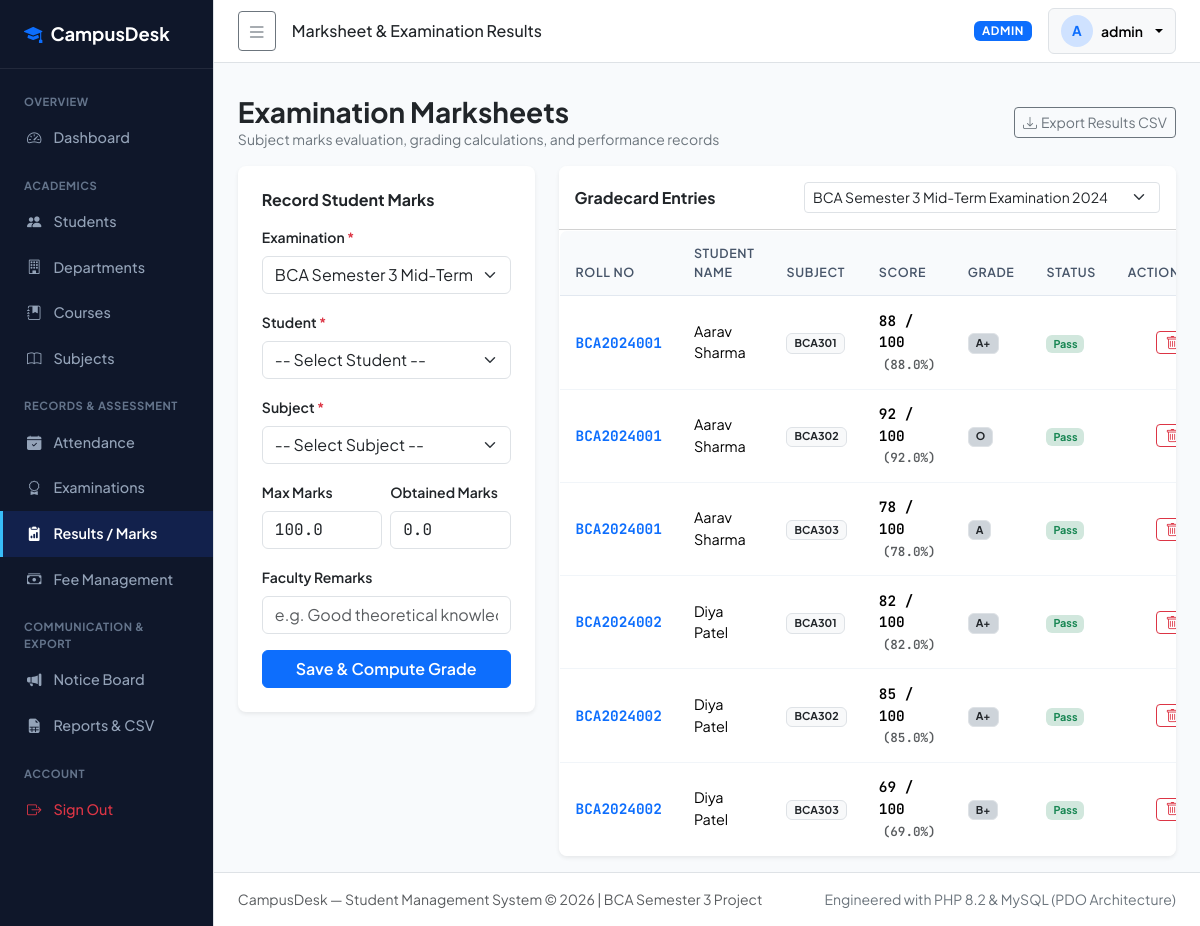
The app's page /admin/results.php?exam_id=1 (signed in) with its own data.
### tables this page shows
CREATE TABLE `results` (
  `result_id` INT AUTO_INCREMENT PRIMARY KEY,
  `exam_id` INT NOT NULL,
  `student_id` INT NOT NULL,
  `subject_id` INT NOT NULL,
  `max_marks` DECIMAL(5,2) NOT NULL DEFAULT 100.00,
  `obtained_marks` DECIMAL(5,2) NOT NULL,
  `grade` VARCHAR(5) NOT NULL,
  `status` ENUM('Pass', 'Fail') NOT NULL,
  `remarks` VARCHAR(255) NULL,
  `created_at` TIMESTAMP DEFAULT CURRENT_TIMESTAMP,
  CONSTRAINT `fk_results_exam` FOREIGN KEY (`exam_id`) REFERENCES `examinations` (`exam_id`) ON DELETE CASCADE ON UPDATE CASCADE,
  CONSTRAINT `fk_results_student` FOREIGN KEY (`student_id`) REFERENCES `students` (`student_id`) ON DELETE CASCADE ON UPDATE CASCADE,
  CONSTRAINT `fk_results_subject` FOREIGN KEY (`subject_id`) REFERENCES `subjects` (`subject_id`) ON DELETE CASCADE ON UPDATE CASCADE,
  CONSTRAINT `uq_result_entry` UNIQUE (`exam_id`, `student_id`, `subject_id`),
  INDEX `idx_results_student` (`student_id`),
  INDEX `idx_results_exam` (`exam_id`)
);

CREATE TABLE `students` (
  `student_id` INT AUTO_INCREMENT PRIMARY KEY,
  `student_code` VARCHAR(30) NOT NULL UNIQUE COMMENT 'Academic Roll Number / Enrollment No',
  `user_id` INT NULL UNIQUE COMMENT 'Linked user login account',
  `course_id` INT NOT NULL,
  `full_name` VARCHAR(100) NOT NULL,
  `email` VARCHAR(100) NOT NULL UNIQUE,
  `phone` VARCHAR(20) NOT NULL,
  `dob` DATE NOT NULL,
  `gender` ENUM('Male', 'Female', 'Other') NOT NULL,
  `address` TEXT NOT NULL,
  `admission_date` DATE NOT NULL,
  `enrollment_status` ENUM('Active', 'Graduated', 'Suspended', 'Withdrawn') NOT NULL DEFAULT 'Active',
  `created_at` TIMESTAMP DEFAULT CURRENT_TIMESTAMP,
  `updated_at` TIMESTAMP DEFAULT CURRENT_TIMESTAMP ON UPDATE CURRENT_TIMESTAMP,
  CONSTRAINT `fk_students_user` FOREIGN KEY (`user_id`) REFERENCES `users` (`user_id`) ON DELETE SET NULL ON UPDATE CASCADE,
  CONSTRAINT `fk_students_course` FOREIGN KEY (`course_id`) REFERENCES `courses` (`course_id`) ON DELETE RESTRICT ON UPDATE CASCADE,
  INDEX `idx_students_code` (`student_code`),
  INDEX `idx_students_course` (`course_id`),
  INDEX `idx_students_status` (`enrollment_status`)
);

CREATE TABLE `subjects` (
  `subject_id` INT AUTO_INCREMENT PRIMARY KEY,
  `course_id` INT NOT NULL,
  `subject_name` VARCHAR(100) NOT NULL,
  `subject_code` VARCHAR(20) NOT NULL UNIQUE,
  `semester` INT NOT NULL,
  `credits` INT NOT NULL DEFAULT 4,
  CONSTRAINT `fk_subjects_course` FOREIGN KEY (`course_id`) REFERENCES `courses` (`course_id`) ON DELETE CASCADE ON UPDATE CASCADE,
  INDEX `idx_subjects_course_sem` (`course_id`, `semester`)
);

### includes/functions.php (called while the page is built, shortened)
<?php
function e(?string $string): string {
    return htmlspecialchars((string)$string, ENT_QUOTES, 'UTF-8');
}

### admin/results.php (the view, shortened to what this page needs)
<?php
require_once __DIR__ . '/../config/database.php';
require_once __DIR__ . '/../includes/functions.php';
$exams = $pdo->query("SELECT exam_id, exam_name, semester FROM examinations ORDER BY exam_date DESC")->fetchAll();
$selected_exam = (int)($_GET['exam_id'] ?? ($exams[0]['exam_id'] ?? 0));
$where_exam = $selected_exam > 0 ? "WHERE r.exam_id = :exam_id" : "";
$results_stmt = $pdo->prepare("
    SELECT r.*, s.student_code, s.full_name as student_name,
           sub.subject_name, sub.subject_code,
           ex.exam_name
    FROM results r
    JOIN students s ON r.student_id = s.student_id
    JOIN subjects sub ON r.subject_id = sub.subject_id
    JOIN examinations ex ON r.exam_id = ex.exam_id
    {$where_exam}
    ORDER BY s.student_code ASC, sub.subject_code ASC
");
if ($selected_exam > 0) {
    $results_stmt->execute([':exam_id' => $selected_exam]);
} else {
    $results_stmt->execute();
}
$results = $results_stmt->fetchAll();
require_once __DIR__ . '/../includes/header.php';
require_once __DIR__ . '/../includes/sidebar.php';
require_once __DIR__ . '/../includes/navbar.php';
?>
<div class="container-fluid px-4 py-3">
  <div class="d-flex justify-content-between align-items-center mb-3 flex-wrap gap-2">
    <div>
      <h3 class="fw-bold text-dark mb-0">Examination Marksheets</h3>
      <div class="text-secondary small">Subject marks evaluation, grading calculations, and performance records</div>
    </div>
    <a href="reports.php?type=results&exam_id=<?= $selected_exam ?>" class="btn btn-outline-secondary btn-sm">
      <i class="bi bi-download me-1"></i>Export Results CSV
    </a>
  </div>
  <div class="row g-4">
    <div class="col-lg-4">
      <div class="card border-0 shadow-sm rounded-3 p-4 bg-white">
        <h6 class="fw-bold text-dark mb-3">Record Student Marks</h6>
        <form method="POST" action="results.php">
          <div class="mb-3">
            <label class="form-label small fw-semibold">Examination <span class="text-danger">*</span></label>
            <select class="form-select" name="exam_id" required>
              <?php foreach ($exams as $ex): ?>
                <option value="<?= (int)$ex['exam_id'] ?>" <?= $selected_exam === (int)$ex['exam_id'] ? 'selected' : '' ?>>
                  <?= e($ex['exam_name']) ?> (Sem <?= (int)$ex['semester'] ?>)
                </option>
              <?php endforeach; ?>
            </select>
          </div>
          <div class="mb-3">
            <label class="form-label small fw-semibold">Student <span class="text-danger">*</span></label>
            <select class="form-select" name="student_id" required>
              <option value="">-- Select Student --</option>
            </select>
          </div>
          <div class="mb-3">
            <label class="form-label small fw-semibold">Subject <span class="text-danger">*</span></label>
            <select class="form-select" name="subject_id" required>
              <option value="">-- Select Subject --</option>
            </select>
          </div>
          <div class="row g-2 mb-3">
            <div class="col-6">
              <label class="form-label small fw-semibold">Max Marks</label>
              <input type="number" step="0.5" min="1" max="500" class="form-control tabular-nums" name="max_marks" value="100.0" required>
            </div>
            <div class="col-6">
              <label class="form-label small fw-semibold">Obtained Marks</label>
              <input type="number" step="0.5" min="0" max="500" class="form-control tabular-nums" name="obtained_marks" value="0.0" required>
            </div>
          </div>
          <div class="mb-3">
            <label class="form-label small fw-semibold">Faculty Remarks</label>
            <input type="text" class="form-control" name="remarks" placeholder="e.g. Good theoretical knowledge">
          </div>
          <button type="submit" class="btn btn-primary w-100 fw-semibold">Save &amp; Compute Grade</button>
        </form>
      </div>
    </div>
    <div class="col-lg-8">
      <div class="card border-0 shadow-sm rounded-3 bg-white overflow-hidden">
        <div class="card-header bg-white py-3 d-flex justify-content-between align-items-center">
          <h6 class="fw-bold text-dark mb-0">Gradecard Entries</h6>
          <form method="GET" action="results.php" class="d-inline-flex gap-2">
            <select name="exam_id" class="form-select form-select-sm" onchange="this.form.submit()">
              <?php foreach ($exams as $ex): ?>
                <option value="<?= (int)$ex['exam_id'] ?>" <?= $selected_exam === (int)$ex['exam_id'] ? 'selected' : '' ?>>
                  <?= e($ex['exam_name']) ?>
                </option>
              <?php endforeach; ?>
            </select>
          </form>
        </div>
        <div class="table-responsive">
          <table class="table table-hover table-cd mb-0 align-middle">
            <thead>
              <tr>
                <th>Roll No</th>
                <th>Student Name</th>
                <th>Subject</th>
                <th>Score</th>
                <th>Grade</th>
                <th>Status</th>
                <th class="text-end">Actions</th>
              </tr>
            </thead>
            <tbody>
              <?php if (empty($results)): ?>
                <tr><td colspan="7" class="text-center py-4 text-muted">No marks recorded for this examination yet.</td></tr>
              <?php else: ?>
                <?php foreach ($results as $res): ?>
                  <?php
                    $pct = ($res['max_marks'] > 0) ? ($res['obtained_marks'] / $res['max_marks']) * 100 : 0;
                  ?>
                  <tr>
                    <td class="tabular-nums fw-bold text-primary"><?= e($res['student_code']) ?></td>
                    <td><?= e($res['student_name']) ?></td>
                    <td><span class="badge bg-light text-dark border"><?= e($res['subject_code']) ?></span></td>
                    <td class="tabular-nums fw-semibold">
                      <?= (float)$res['obtained_marks'] ?> / <?= (float)$res['max_marks'] ?>
                      <span class="text-muted small ms-1">(<?= number_format($pct, 1) ?>%)</span>
                    </td>
                    <td>
                      <span class="badge bg-dark-subtle text-dark border fw-bold"><?= e($res['grade']) ?></span>
                    </td>
                    <td>
                      <span class="badge <?= $res['status'] === 'Pass' ? 'bg-success-subtle text-success' : 'bg-danger-subtle text-danger' ?>">
                        <?= e($res['status']) ?>
                      </span>
                    </td>
                    <td class="text-end">
                      <form method="POST" action="results.php" class="d-inline" onsubmit="return confirm('Delete this result entry?');">
                        <button type="submit" class="btn btn-outline-danger btn-sm py-0 px-2" title="Delete Mark">
                          <i class="bi bi-trash"></i>
                        </button>
                      </form>
                    </td>
                  </tr>
                <?php endforeach; ?>
              <?php endif; ?>
            </tbody>
          </table>
        </div>
      </div>
    </div>
  </div>
</div>
<?php require_once __DIR__ . '/../includes/footer.php'; ?>

### assets/css/style.css (style rules this page uses)
:root { --cd-primary: #1e40af; --cd-primary-dark: #0f2b48; --cd-primary-light: #3b82f6; --cd-sidebar-bg: #0f172a; --cd-sidebar-hover: #1e293b; --cd-surface: #ffffff; --cd-bg: #f8fafc; --cd-border: #e2e8f0; --cd-text-main: #0f172a; --cd-text-muted: #64748b; }
body { font-family: 'Plus Jakarta Sans', system-ui, -apple-system, BlinkMacSystemFont, 'Segoe UI', Roboto, sans-serif; background-color: var(--cd-bg); color: var(--cd-text-main); min-height: 100vh; }
.tabular-nums, td.metric, .badge-mono { font-family: 'JetBrains Mono', monospace; font-variant-numeric: tabular-nums; }
.table-cd { background: white; border-radius: 8px; overflow: hidden; border: 1px solid var(--cd-border); }
.table-cd thead th { background-color: #f8fafc; color: #475569; font-size: 0.78rem; font-weight: 600; text-transform: uppercase; letter-spacing: 0.05em; border-bottom: 1px solid var(--cd-border); padding: 0.85rem 1rem; }
.table-cd tbody td { padding: 0.85rem 1rem; vertical-align: middle; border-bottom: 1px solid #f1f5f9; font-size: 0.9rem; }

### records on screen
results: student.student_code "BCA2024001", student.full_name "Aarav Sharma", subject.subject_code "BCA301", obtained_marks "88", max_marks "100", pct "88.0", grade "A+", status "Pass"
results: student.student_code "BCA2024001", student.full_name "Aarav Sharma", subject.subject_code "BCA302", obtained_marks "92", max_marks "100", pct "92.0", grade "O", status "Pass"
results: student.student_code "BCA2024001", student.full_name "Aarav Sharma", subject.subject_code "BCA303", obtained_marks "78", max_marks "100", pct "78.0", grade "A", status "Pass"
results: student.student_code "BCA2024002", student.full_name "Diya Patel", subject.subject_code "BCA301", obtained_marks "82", max_marks "100", pct "82.0", grade "A+", status "Pass"
results: student.student_code "BCA2024002", student.full_name "Diya Patel", subject.subject_code "BCA302", obtained_marks "85", max_marks "100", pct "85.0", grade "A+", status "Pass"
results: student.student_code "BCA2024002", student.full_name "Diya Patel", subject.subject_code "BCA303", obtained_marks "69", max_marks "100", pct "69.0", grade "B+", status "Pass"

### other values on screen
$page_title "Marksheet & Examination Results"
$user['role'] "ADMIN"
substr($user['full_name'] ?? 'U', 0, 1) "A"
$user['full_name'] "admin"
form field exam_id "BCA Semester 3 Mid-Term Examination 2024 (Sem 3)"
form field exam_id "BCA Semester 3 Mid-Term Examination 2024"
